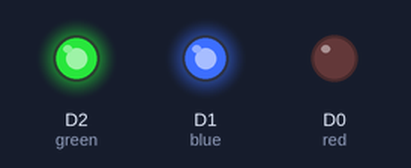
Bench run of a sketch on a simulated ESP8266 (NodeMCU). Parts: output pins drawn as LEDs (lit = HIGH).

Above: at 0.5 s.
At 1.5 s:
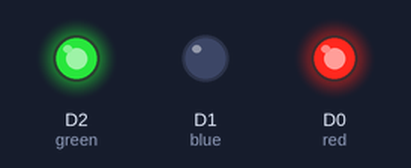
At 5.5 s:
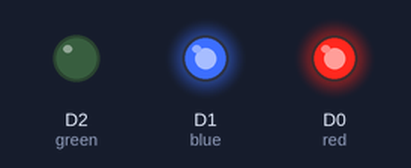
Timing chart, 0 to 6.9 s (numbered marks = the images above):
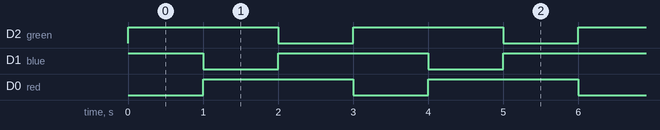

The sketch:

ledTest.ino
```cpp
#define red		D0		// Really Blue??
#define blue    D1		// Really Green??
#define green   D2		// Really Purple??

void setup()
{
	/* add setup code here */

	pinMode(red, OUTPUT);
	pinMode(blue, OUTPUT);
	pinMode(green, OUTPUT);
}

void loop()
{
	/* add main program code here */

	digitalWrite(blue, HIGH); //Flash Red
	digitalWrite(red, LOW);
	digitalWrite(green, HIGH);
	delay(1000);
	digitalWrite(blue, LOW); //Flash Blue
	digitalWrite(red, HIGH);
	digitalWrite(green, HIGH);
	delay(1000);
	digitalWrite(blue, HIGH); //Flash Green
	digitalWrite(red, HIGH);
	digitalWrite(green, LOW);
	delay(1000);
}
```

Measured:
- by itself, D2 (green), D0 (red): alternates HIGH for 2.0 s and LOW for 1.0 s
- by itself, D1 (blue): repeats every 3.0 s: LOW 1.0 s, HIGH 2.0 s
- by itself, everything shown: repeats every 3.0 s, in 3 steps
